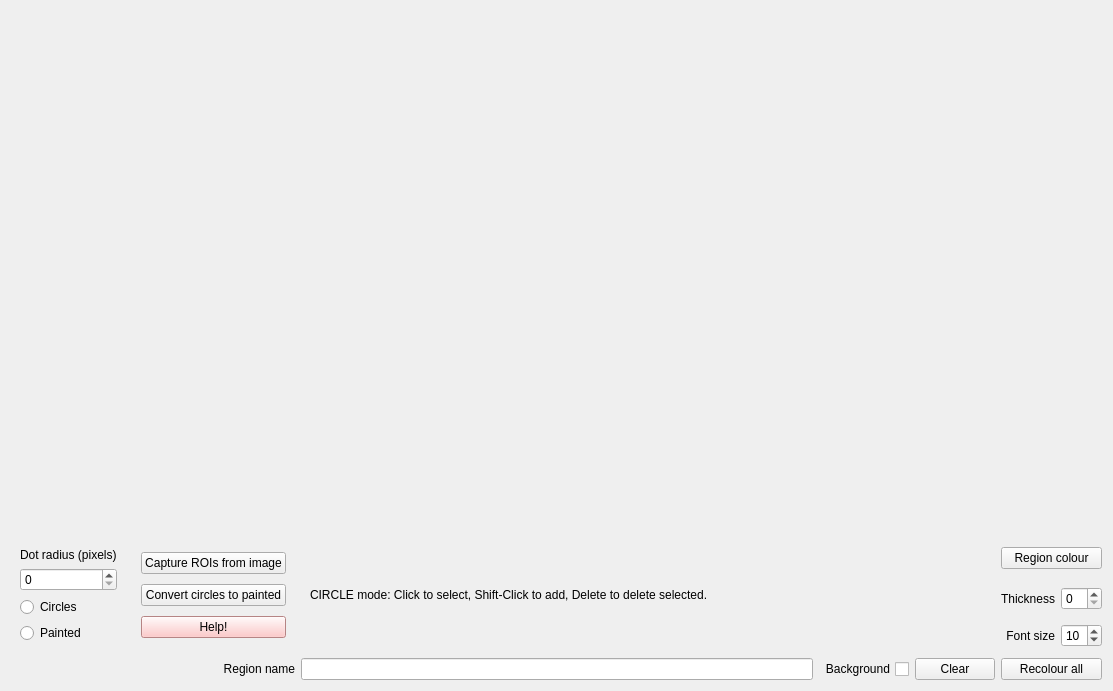
<?xml version="1.0" encoding="UTF-8"?>
<ui version="4.0">
 <class>Form</class>
 <widget class="QWidget" name="Form">
  <property name="geometry">
   <rect>
    <x>0</x>
    <y>0</y>
    <width>1113</width>
    <height>691</height>
   </rect>
  </property>
  <property name="windowTitle">
   <string>Form</string>
  </property>
  <layout class="QGridLayout" name="gridLayout">
   <item row="4" column="3">
    <widget class="QCheckBox" name="drawbg">
     <property name="layoutDirection">
      <enum>Qt::RightToLeft</enum>
     </property>
     <property name="text">
      <string>Background</string>
     </property>
    </widget>
   </item>
   <item row="4" column="4" colspan="2">
    <widget class="QPushButton" name="clearButton">
     <property name="text">
      <string>Clear</string>
     </property>
    </widget>
   </item>
   <item row="0" column="0" colspan="8">
    <widget class="Canvas" name="canvas" native="true">
     <property name="sizePolicy">
      <sizepolicy hsizetype="Preferred" vsizetype="Preferred">
       <horstretch>0</horstretch>
       <verstretch>1</verstretch>
      </sizepolicy>
     </property>
    </widget>
   </item>
   <item row="1" column="0" rowspan="3">
    <widget class="QWidget" name="widget" native="true">
     <layout class="QVBoxLayout" name="verticalLayout">
      <item>
       <widget class="QLabel" name="label_4">
        <property name="sizePolicy">
         <sizepolicy hsizetype="Preferred" vsizetype="Maximum">
          <horstretch>0</horstretch>
          <verstretch>0</verstretch>
         </sizepolicy>
        </property>
        <property name="toolTip">
         <string>Radius of new dots and of the paint brush. 0 is a single pixel, 1 is a 5-pixel cross, 2 is 13 pixels.</string>
        </property>
        <property name="text">
         <string>Dot radius (pixels)</string>
        </property>
       </widget>
      </item>
      <item>
       <widget class="MouseReleaseSpinBox" name="dotSize">
        <property name="toolTip">
         <string>Radius of new dots and of the paint brush. 0 is a single pixel, 1 is a 5-pixel cross, 2 is 13 pixels.</string>
        </property>
        <property name="maximum">
         <number>800</number>
        </property>
       </widget>
      </item>
      <item>
       <widget class="QRadioButton" name="radioCircles">
        <property name="text">
         <string>Circles</string>
        </property>
       </widget>
      </item>
      <item>
       <widget class="QRadioButton" name="radioPainted">
        <property name="text">
         <string>Painted</string>
        </property>
       </widget>
      </item>
     </layout>
    </widget>
   </item>
   <item row="3" column="6">
    <widget class="QLabel" name="label_2">
     <property name="text">
      <string>Font size</string>
     </property>
     <property name="alignment">
      <set>Qt::AlignRight|Qt::AlignTrailing|Qt::AlignVCenter</set>
     </property>
    </widget>
   </item>
   <item row="1" column="1" rowspan="3">
    <widget class="QWidget" name="widget_2" native="true">
     <layout class="QVBoxLayout" name="verticalLayout_2">
      <item>
       <widget class="QPushButton" name="captureButton">
        <property name="text">
         <string>Capture ROIs from image</string>
        </property>
       </widget>
      </item>
      <item>
       <widget class="QPushButton" name="convertButton">
        <property name="text">
         <string>Convert circles to painted</string>
        </property>
       </widget>
      </item>
      <item>
       <widget class="QPushButton" name="helpButton">
        <property name="styleSheet">
         <string notr="true">background-color: rgb(255, 185, 185)</string>
        </property>
        <property name="text">
         <string>Help!</string>
        </property>
       </widget>
      </item>
     </layout>
    </widget>
   </item>
   <item row="3" column="7">
    <widget class="QSpinBox" name="fontsize">
     <property name="minimum">
      <number>2</number>
     </property>
     <property name="maximum">
      <number>50</number>
     </property>
     <property name="value">
      <number>10</number>
     </property>
    </widget>
   </item>
   <item row="4" column="2">
    <widget class="QLineEdit" name="caption"/>
   </item>
   <item row="4" column="6" colspan="2">
    <widget class="QPushButton" name="recolour">
     <property name="text">
      <string>Recolour all</string>
     </property>
    </widget>
   </item>
   <item row="4" column="0" colspan="2">
    <widget class="QLabel" name="caplabel">
     <property name="text">
      <string>Region name</string>
     </property>
     <property name="alignment">
      <set>Qt::AlignRight|Qt::AlignTrailing|Qt::AlignVCenter</set>
     </property>
    </widget>
   </item>
   <item row="2" column="7">
    <widget class="QSpinBox" name="thickness">
     <property name="minimum">
      <number>0</number>
     </property>
     <property name="maximum">
      <number>20</number>
     </property>
    </widget>
   </item>
   <item row="2" column="6">
    <widget class="QLabel" name="label_3">
     <property name="text">
      <string>Thickness</string>
     </property>
    </widget>
   </item>
   <item row="1" column="2" rowspan="3" colspan="4">
    <widget class="QStackedWidget" name="stackedWidget">
     <property name="sizePolicy">
      <sizepolicy hsizetype="Preferred" vsizetype="Maximum">
       <horstretch>0</horstretch>
       <verstretch>0</verstretch>
      </sizepolicy>
     </property>
     <property name="currentIndex">
      <number>0</number>
     </property>
     <widget class="QWidget" name="page_3">
      <layout class="QGridLayout" name="gridLayout_2">
       <item row="0" column="0" colspan="2">
        <widget class="QLabel" name="label_6">
         <property name="sizePolicy">
          <sizepolicy hsizetype="Preferred" vsizetype="Maximum">
           <horstretch>0</horstretch>
           <verstretch>0</verstretch>
          </sizepolicy>
         </property>
         <property name="text">
          <string>CIRCLE mode: Click to select, Shift-Click to add, Delete to delete selected.</string>
         </property>
        </widget>
       </item>
      </layout>
     </widget>
     <widget class="QWidget" name="page_4">
      <layout class="QGridLayout" name="gridLayout_3">
       <item row="0" column="0" colspan="2">
        <widget class="QLabel" name="label_7">
         <property name="sizePolicy">
          <sizepolicy hsizetype="Preferred" vsizetype="Maximum">
           <horstretch>0</horstretch>
           <verstretch>0</verstretch>
          </sizepolicy>
         </property>
         <property name="text">
          <string>PAINTED mode: Click to select, Shift+Click for create painted ROI, Alt+Click for unpaint, Ctrl+Click for add. Add/Create mode sets whether circle or flood is used. Del to delete selected.</string>
         </property>
         <property name="wordWrap">
          <bool>true</bool>
         </property>
        </widget>
       </item>
       <item row="1" column="1">
        <widget class="QLineEdit" name="tolerance"/>
       </item>
       <item row="0" column="3" rowspan="2">
        <widget class="ModeWidget" name="createMode" native="true"/>
       </item>
       <item row="1" column="0">
        <widget class="QLabel" name="label">
         <property name="text">
          <string>tolerance for fill</string>
         </property>
        </widget>
       </item>
       <item row="0" column="2">
        <widget class="QPushButton" name="erodeButton">
         <property name="text">
          <string>Erode</string>
         </property>
        </widget>
       </item>
       <item row="1" column="2">
        <widget class="QPushButton" name="dilateButton">
         <property name="text">
          <string>Dilate</string>
         </property>
        </widget>
       </item>
      </layout>
     </widget>
    </widget>
   </item>
   <item row="1" column="6" colspan="2">
    <widget class="QPushButton" name="colourButton">
     <property name="text">
      <string>Region colour</string>
     </property>
    </widget>
   </item>
  </layout>
 </widget>
 <customwidgets>
  <customwidget>
   <class>Canvas</class>
   <extends>QWidget</extends>
   <header>pcot.ui.canvas</header>
   <container>1</container>
  </customwidget>
  <customwidget>
   <class>MouseReleaseSpinBox</class>
   <extends>QSpinBox</extends>
   <header>pcot.ui.smallwidgets</header>
  </customwidget>
  <customwidget>
   <class>ModeWidget</class>
   <extends>QWidget</extends>
   <header>pcot.xforms.xformmultidot</header>
   <container>1</container>
  </customwidget>
 </customwidgets>
 <resources/>
 <connections/>
</ui>
